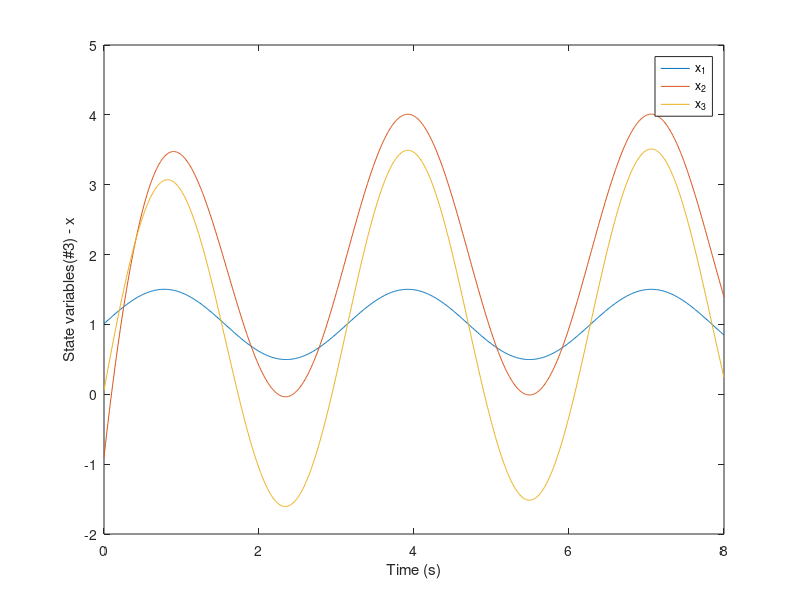
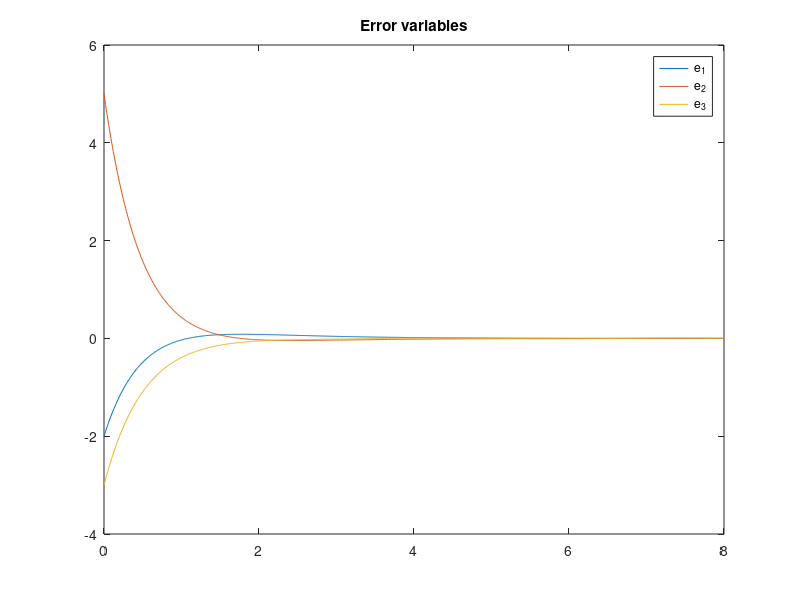
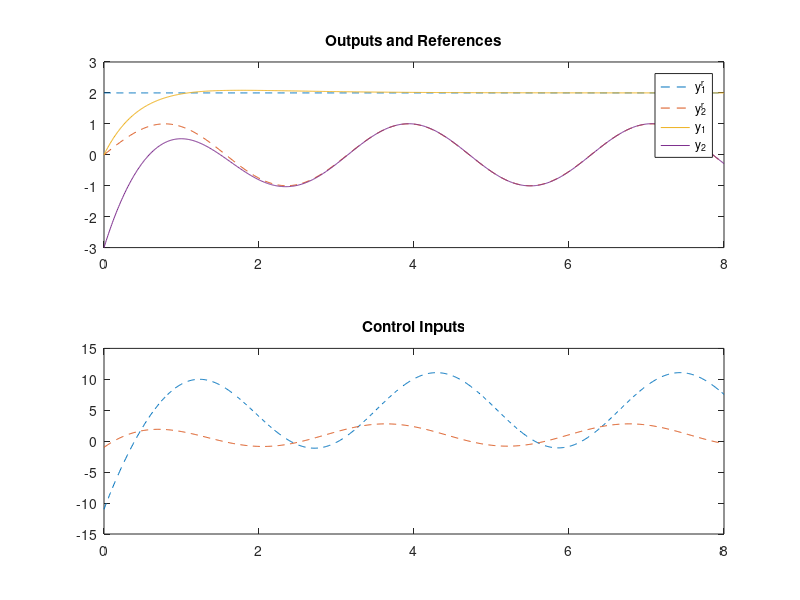

Recreate these plots in MATLAB, in order.
clc, clear, close all,

%System's matrices
A=[1 -1 0;
   1  2 0;
   -1  3 -1]; 
B=[ 0 1;
   -1 0;
   -1 1]; 
C=[ 1 1 -1;
   -2 1  0];

Cont = [B A*B A*A*B];
rnk = rank(Cont);

%obs=[C; C*A; C*A*A]
obs=[C(1,:); C(1,:)*A; C(2,:); C(2,:)*A]

T=obs(1:3,1:3)
rankT=rank(T)

Ae=T*A*inv(T);
Be=T*B;
Ber=[Be(2,:); Be(3,:)],
rank(Ber),

polEr=rank(Ae);

Ke = place(Ae,Be,[-5 -8 -10])

%Initial conditions
x = [1 -1 0]';

%Arrays to save data
tAr=[]; xAr=[]; eAr=[]; yAr=[]; yrAr=[]; uAr = [];

dt=0.01;
for t=0:dt:8

    yr1=2;
    dyr1=0;
    ddyr1=0;
    yr2=sin(2*t);
    dyr2=2*cos(2*t);
    
    rv=[yr1; dyr1; yr2];
    e=T*x-rv;
    rvT=T*A*inv(T)*rv;
    
    %Opcion 1 asignando dinamicas independientes para cada bloque, pero se necesita
    %eliminar la dinamica de cada uno, que son los terminos Ae*e
    v1_aux=-[2 3]*e(1:2); %Polos para los 2 primeros errores
    v2_aux=-[2]*e(3); %Directamente el polo para el tercer error
    u=inv(Ber)*[-Ae(2,:)*e+v1_aux-rvT(2)+ddyr1; -Ae(3,:)*e+v2_aux-rvT(3)+dyr2];
    
    %Opcion 2 asignando la dinamica completa mediante reubicacion de todos los polos
    %u=-Ke*e+inv(Ber)*([-rvT(2)+ddyr1; -rvT(3)+dyr2]);

    y=C*x;   
    x=x+dt*(A*x+B*u);

    
    tAr=[tAr t]; xAr=[xAr x];
    yAr=[yAr y]; yrAr=[yrAr [yr1;yr2]]; eAr=[eAr e]; uAr = [uAr u];
end

figure()
plot(tAr,xAr), legend('x_1','x_2','x_3'),ylabel('State variables(#3) - x')
xlabel('Time (s)')
figure()
plot(tAr,eAr), title('Error variables'), legend('e_1','e_2','e_3'),
figure()
subplot(2,1,1), plot(tAr,yrAr,'--',tAr,yAr), 
title('Outputs and References'), legend('y_1^r','y_2^r','y_1','y_2'),
subplot(2,1,2), plot(tAr,uAr,'--'), title('Control Inputs'),
